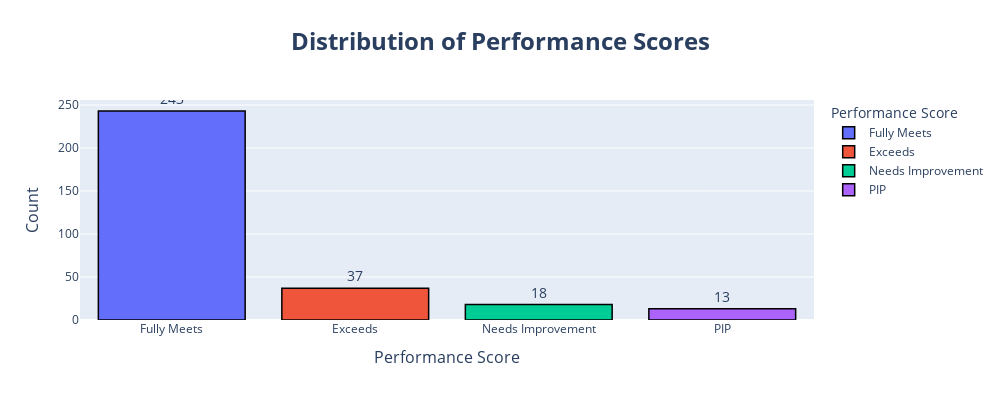
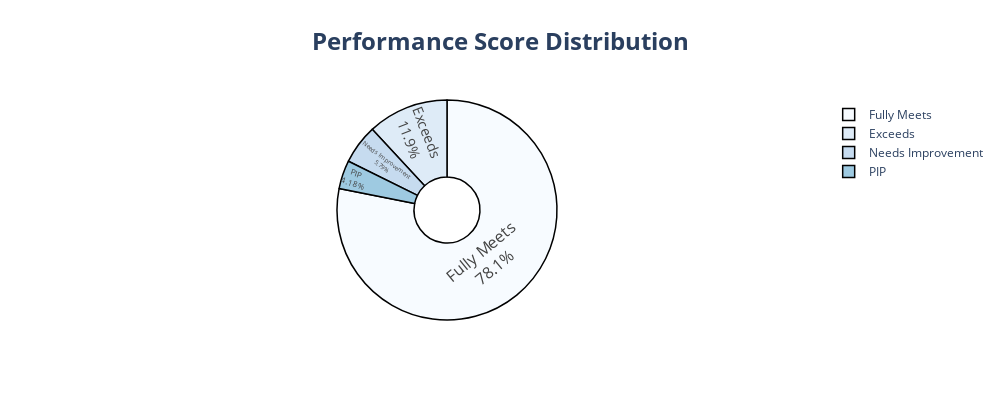

Here is the notebook cell these charts were saved with, in order:
### Markdown cell above
# **Lets Viualize Performance Score**

### Code cell
# Generate counts for each PerformanceScore
performance_score = df["PerformanceScore"].value_counts().reset_index()
performance_score.columns = ["PerformanceScore", "count"]  # Rename columns
performance_score = performance_score.sort_values("count", ascending=False)

# Enhanced Bar Chart
fig1 = px.bar(
    performance_score,
    x="PerformanceScore",
    y="count",
    color="PerformanceScore",
    title="<b>Distribution of Performance Scores</b>",
    height=400,
    width=1000,
    text="count"  # Show counts on top of bars
)

# Update bar chart layout and style
fig1.update_layout(
    title_font_size=24,
    xaxis_title="Performance Score",
    yaxis_title="Count",
    xaxis_title_font_size=16,
    yaxis_title_font_size=16,
    legend_title_text="Performance Score",
    title_x=0.5  # Center title
)

# Increase text size for the bar labels and add an outline for better readability
fig1.update_traces(
    textposition='outside',
    textfont_size=14,
    marker_line_width=1.5,  # Outline bars for better contrast
    marker_line_color="black"
)

fig1.show()

# Enhanced Pie Chart
fig2 = px.pie(
    performance_score,
    names="PerformanceScore",
    values="count",
    title="<b>Performance Score Distribution</b>",
    height=400,
    width=1000,
    hole=0.3,  # Convert pie chart to donut chart
    color_discrete_sequence=px.colors.sequential.Blues  # Custom color palette
)

# Update pie chart layout for better visibility
fig2.update_traces(
    textposition="inside",
    textinfo="percent+label",  # Show both percentage and label
    textfont_size=16,
    marker=dict(line=dict(color="black", width=1.5))  # Add border for clarity
)

fig2.update_layout(
    title_font_size=24,
    title_x=0.5  # Center title
)

fig2.show()

### Figure 1 — Plotly figure (JSON) as saved in the notebook; plotly's stock layout.template omitted (floating-point values rounded to 4 significant figures)
{"data": [{"alignmentgroup": "True", "hovertemplate": "PerformanceScore=%{x}<br>count=%{text}<extra></extra>", "legendgroup": "Fully Meets", "marker": {"color": "#636efa", "line": {"color": "black", "width": 1.5}, "pattern": {"shape": ""}}, "name": "Fully Meets", "offsetgroup": "Fully Meets", "orientation": "v", "showlegend": true, "text": [243], "textfont": {"size": 14}, "textposition": "outside", "type": "bar", "x": ["Fully Meets"], "xaxis": "x", "y": [243], "yaxis": "y"}, {"alignmentgroup": "True", "hovertemplate": "PerformanceScore=%{x}<br>count=%{text}<extra></extra>", "legendgroup": "Exceeds", "marker": {"color": "#EF553B", "line": {"color": "black", "width": 1.5}, "pattern": {"shape": ""}}, "name": "Exceeds", "offsetgroup": "Exceeds", "orientation": "v", "showlegend": true, "text": [37], "textfont": {"size": 14}, "textposition": "outside", "type": "bar", "x": ["Exceeds"], "xaxis": "x", "y": [37], "yaxis": "y"}, {"alignmentgroup": "True", "hovertemplate": "PerformanceScore=%{x}<br>count=%{text}<extra></extra>", "legendgroup": "Needs Improvement", "marker": {"color": "#00cc96", "line": {"color": "black", "width": 1.5}, "pattern": {"shape": ""}}, "name": "Needs Improvement", "offsetgroup": "Needs Improvement", "orientation": "v", "showlegend": true, "text": [18], "textfont": {"size": 14}, "textposition": "outside", "type": "bar", "x": ["Needs Improvement"], "xaxis": "x", "y": [18], "yaxis": "y"}, {"alignmentgroup": "True", "hovertemplate": "PerformanceScore=%{x}<br>count=%{text}<extra></extra>", "legendgroup": "PIP", "marker": {"color": "#ab63fa", "line": {"color": "black", "width": 1.5}, "pattern": {"shape": ""}}, "name": "PIP", "offsetgroup": "PIP", "orientation": "v", "showlegend": true, "text": [13], "textfont": {"size": 14}, "textposition": "outside", "type": "bar", "x": ["PIP"], "xaxis": "x", "y": [13], "yaxis": "y"}], "layout": {"barmode": "relative", "height": 400, "legend": {"title": {"text": "Performance Score"}, "tracegroupgap": 0}, "title": {"font": {"size": 24}, "text": "<b>Distribution of Performance Scores</b>", "x": 0.5}, "width": 1000, "xaxis": {"anchor": "y", "categoryarray": ["Fully Meets", "Exceeds", "Needs Improvement", "PIP"], "categoryorder": "array", "domain": [0, 1], "title": {"font": {"size": 16}, "text": "Performance Score"}}, "yaxis": {"anchor": "x", "domain": [0, 1], "title": {"font": {"size": 16}, "text": "Count"}}}}

### Figure 2 — Plotly figure (JSON) as saved in the notebook; plotly's stock layout.template omitted (floating-point values rounded to 4 significant figures)
{"data": [{"domain": {"x": [0, 1], "y": [0, 1]}, "hole": 0.3, "hovertemplate": "PerformanceScore=%{label}<br>count=%{value}<extra></extra>", "labels": ["Fully Meets", "Exceeds", "Needs Improvement", "PIP"], "legendgroup": "", "marker": {"line": {"color": "black", "width": 1.5}}, "name": "", "showlegend": true, "textfont": {"size": 16}, "textinfo": "percent+label", "textposition": "inside", "type": "pie", "values": [243, 37, 18, 13]}], "layout": {"height": 400, "legend": {"tracegroupgap": 0}, "piecolorway": ["rgb(247,251,255)", "rgb(222,235,247)", "rgb(198,219,239)", "rgb(158,202,225)", "rgb(107,174,214)", "rgb(66,146,198)", "rgb(33,113,181)", "rgb(8,81,156)", "rgb(8,48,107)"], "title": {"font": {"size": 24}, "text": "<b>Performance Score Distribution</b>", "x": 0.5}, "width": 1000}}
